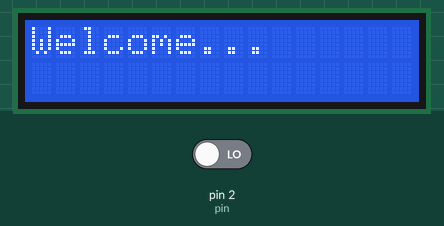
A sketch run on a simulated Arduino Uno, built with avr-gcc and run on an emulated ATmega328P. Parts: 16×2 character LCD. The test bench sets the inputs (shaded band); at power-on: pin 2 (pin) LOW.

Above: at 0.1 s.
At 2.6 s:
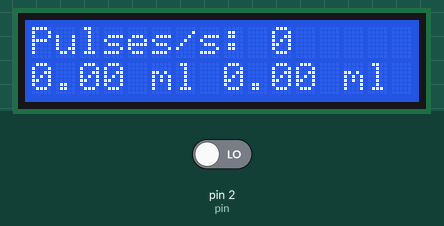
2.7 s: pin 2 (pin) driven HIGH
At 5.1 s:
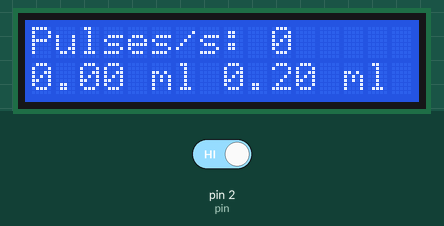
Timing chart, 0 to 6.6 s (numbered marks = the images above; inputs shaded):
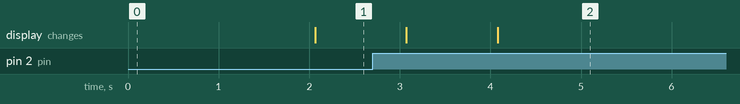

The sketch:

Flow_sensor_LCD.ino
```cpp
#include <LiquidCrystal.h>

int pin = 2;
volatile unsigned int pulse;
float volume = 0;
float flow_rate = 0;
const int pulses_per_litre = 450;

// initialize the library with the numbers of the interface pins
LiquidCrystal lcd(12, 11, 6, 5, 4, 3);

void setup()
{
   Serial.begin(9600);
   pinMode(pin, INPUT);
   attachInterrupt(0, count_pulse, RISING);

   // set up the LCD's number of columns and rows:
   lcd.begin(16, 2);
   // Print a message to the LCD.
   lcd.print("Welcome...");
   delay(1000);
}

void loop()
{
  pulse = 0;

  interrupts();
  delay(1000);
  noInterrupts();

  lcd.setCursor(0, 0);

  lcd.print("Pulses/s: ");
  lcd.print(pulse);

  flow_rate = pulse*1000/pulses_per_litre;

  lcd.setCursor(0, 1);
  lcd.print(flow_rate,2);//display only 2 decimal places
  lcd.print(" ml");

  volume = volume + flow_rate * 0.1;

  lcd.setCursor(8, 1);
  lcd.print(volume, 2);//display only 2 decimal places
  lcd.println(" ml ");
}

void count_pulse()
{
  pulse++;
}
```

Measured:
- after the input at 2.7 s, the display: first changes after 0.37 s (image 2 shows a later state)
